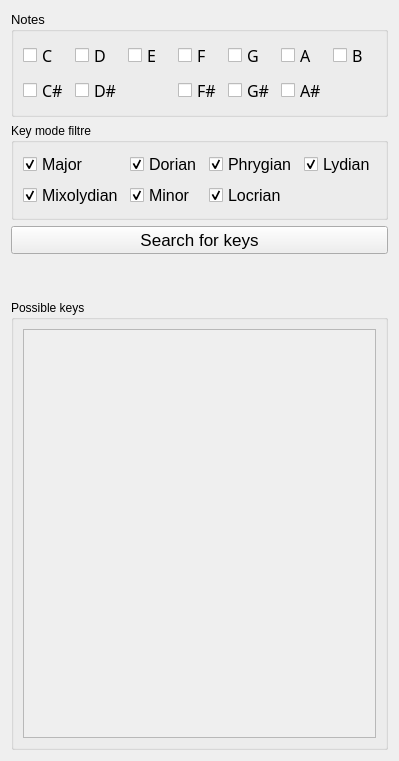
     <widget class="QWidget" name="tab">
      <attribute name="title">
       <string>Key from notes</string>
      </attribute>
      <layout class="QVBoxLayout" name="verticalLayout_23">
       <item>
        <widget class="QGroupBox" name="groupBox_4">
         <property name="font">
          <font>
           <pointsize>10</pointsize>
          </font>
         </property>
         <property name="title">
          <string>Notes</string>
         </property>
         <layout class="QHBoxLayout" name="horizontalLayout_2">
          <item>
           <layout class="QGridLayout" name="gridLayout_3">
            <item row="0" column="3">
             <widget class="QCheckBox" name="note_F">
              <property name="font">
               <font>
                <family>Trebuchet MS</family>
                <pointsize>12</pointsize>
               </font>
              </property>
              <property name="text">
               <string>F</string>
              </property>
             </widget>
            </item>
            <item row="0" column="4">
             <widget class="QCheckBox" name="note_G">
              <property name="font">
               <font>
                <family>Trebuchet MS</family>
                <pointsize>12</pointsize>
               </font>
              </property>
              <property name="text">
               <string>G</string>
              </property>
             </widget>
            </item>
            <item row="1" column="3">
             <widget class="QCheckBox" name="note_Fch">
              <property name="font">
               <font>
                <family>Trebuchet MS</family>
                <pointsize>12</pointsize>
               </font>
              </property>
              <property name="text">
               <string>F#</string>
              </property>
             </widget>
            </item>
            <item row="1" column="5">
             <widget class="QCheckBox" name="note_Ach">
              <property name="font">
               <font>
                <family>Trebuchet MS</family>
                <pointsize>12</pointsize>
               </font>
              </property>
              <property name="text">
               <string>A#</string>
              </property>
             </widget>
            </item>
            <item row="0" column="5">
             <widget class="QCheckBox" name="note_A">
              <property name="font">
               <font>
                <family>Trebuchet MS</family>
                <pointsize>12</pointsize>
               </font>
              </property>
              <property name="text">
               <string>A</string>
              </property>
             </widget>
            </item>
            <item row="1" column="4">
             <widget class="QCheckBox" name="note_Gch">
              <property name="font">
               <font>
                <family>Trebuchet MS</family>
                <pointsize>12</pointsize>
               </font>
              </property>
              <property name="text">
               <string>G#</string>
              </property>
             </widget>
            </item>
            <item row="1" column="0">
             <widget class="QCheckBox" name="note_Cch">
              <property name="font">
               <font>
                <family>Trebuchet MS</family>
                <pointsize>12</pointsize>
               </font>
              </property>
              <property name="text">
               <string>C#</string>
              </property>
             </widget>
            </item>
            <item row="1" column="1">
             <widget class="QCheckBox" name="note_Dch">
              <property name="font">
               <font>
                <family>Trebuchet MS</family>
                <pointsize>12</pointsize>
               </font>
              </property>
              <property name="text">
               <string>D#</string>
              </property>
             </widget>
            </item>
            <item row="0" column="0">
             <widget class="QCheckBox" name="note_C">
              <property name="font">
               <font>
                <family>Trebuchet MS</family>
                <pointsize>12</pointsize>
               </font>
              </property>
              <property name="text">
               <string>C</string>
              </property>
             </widget>
            </item>
            <item row="0" column="1">
             <widget class="QCheckBox" name="note_D">
              <property name="font">
               <font>
                <family>Trebuchet MS</family>
                <pointsize>12</pointsize>
               </font>
              </property>
              <property name="text">
               <string>D</string>
              </property>
             </widget>
            </item>
            <item row="0" column="2">
             <widget class="QCheckBox" name="note_E">
              <property name="font">
               <font>
                <family>Trebuchet MS</family>
                <pointsize>12</pointsize>
               </font>
              </property>
              <property name="text">
               <string>E</string>
              </property>
             </widget>
            </item>
            <item row="0" column="6">
             <widget class="QCheckBox" name="note_B">
              <property name="font">
               <font>
                <family>Trebuchet MS</family>
                <pointsize>12</pointsize>
               </font>
              </property>
              <property name="text">
               <string>B</string>
              </property>
             </widget>
            </item>
           </layout>
          </item>
         </layout>
        </widget>
       </item>
       <item>
        <widget class="QGroupBox" name="groupBox_11">
         <property name="title">
          <string>Key mode filtre</string>
         </property>
         <layout class="QVBoxLayout" name="verticalLayout_16">
          <item>
           <layout class="QGridLayout" name="gridLayout_10">
            <item row="0" column="0">
             <widget class="QCheckBox" name="filtre_Major">
              <property name="font">
               <font>
                <pointsize>12</pointsize>
               </font>
              </property>
              <property name="text">
               <string>Major</string>
              </property>
              <property name="checked">
               <bool>true</bool>
              </property>
             </widget>
            </item>
            <item row="0" column="1">
             <widget class="QCheckBox" name="filtre_Dorian">
              <property name="font">
               <font>
                <pointsize>12</pointsize>
               </font>
              </property>
              <property name="text">
               <string>Dorian</string>
              </property>
              <property name="checked">
               <bool>true</bool>
              </property>
             </widget>
            </item>
            <item row="0" column="2">
             <widget class="QCheckBox" name="filtre_Phrygian">
              <property name="font">
               <font>
                <pointsize>12</pointsize>
               </font>
              </property>
              <property name="text">
               <string>Phrygian</string>
              </property>
              <property name="checked">
               <bool>true</bool>
              </property>
             </widget>
            </item>
            <item row="0" column="3">
             <widget class="QCheckBox" name="filtre_Lydian">
              <property name="font">
               <font>
                <pointsize>12</pointsize>
               </font>
              </property>
              <property name="text">
               <string>Lydian</string>
              </property>
              <property name="checked">
               <bool>true</bool>
              </property>
             </widget>
            </item>
            <item row="1" column="0">
             <widget class="QCheckBox" name="filtre_Mixolydian">
              <property name="font">
               <font>
                <pointsize>12</pointsize>
               </font>
              </property>
              <property name="text">
               <string>Mixolydian</string>
              </property>
              <property name="checked">
               <bool>true</bool>
              </property>
             </widget>
            </item>
            <item row="1" column="1">
             <widget class="QCheckBox" name="filtre_Minor">
              <property name="font">
               <font>
                <pointsize>12</pointsize>
               </font>
              </property>
              <property name="text">
               <string>Minor</string>
              </property>
              <property name="checked">
               <bool>true</bool>
              </property>
             </widget>
            </item>
            <item row="1" column="2">
             <widget class="QCheckBox" name="filtre_Locrian">
              <property name="font">
               <font>
                <pointsize>12</pointsize>
               </font>
              </property>
              <property name="text">
               <string>Locrian</string>
              </property>
              <property name="checked">
               <bool>true</bool>
              </property>
             </widget>
            </item>
           </layout>
          </item>
         </layout>
        </widget>
       </item>
       <item>
        <widget class="QPushButton" name="btn_key_search">
         <property name="font">
          <font>
           <pointsize>13</pointsize>
          </font>
         </property>
         <property name="text">
          <string>Search for keys</string>
         </property>
        </widget>
       </item>
       <item>
        <spacer name="verticalSpacer_2">
         <property name="orientation">
          <enum>Qt::Vertical</enum>
         </property>
         <property name="sizeHint" stdset="0">
          <size>
           <width>20</width>
           <height>40</height>
          </size>
         </property>
        </spacer>
       </item>
       <item>
        <widget class="QGroupBox" name="groupBox_5">
         <property name="minimumSize">
          <size>
           <width>0</width>
           <height>450</height>
          </size>
         </property>
         <property name="title">
          <string>Possible keys</string>
         </property>
         <layout class="QVBoxLayout" name="verticalLayout_4">
          <item>
           <widget class="QScrollArea" name="scrollArea">
            <property name="font">
             <font>
              <pointsize>10</pointsize>
             </font>
            </property>
            <property name="widgetResizable">
             <bool>true</bool>
            </property>
            <widget class="QWidget" name="scrollAreaWidgetContents">
             <property name="geometry">
              <rect>
               <x>0</x>
               <y>0</y>
               <width>758</width>
               <height>415</height>
              </rect>
             </property>
             <layout class="QVBoxLayout" name="verticalLayout_14">
              <item>
               <layout class="QGridLayout" name="keys_output"/>
              </item>
             </layout>
            </widget>
           </widget>
          </item>
         </layout>
        </widget>
       </item>
      </layout>
     </widget>
